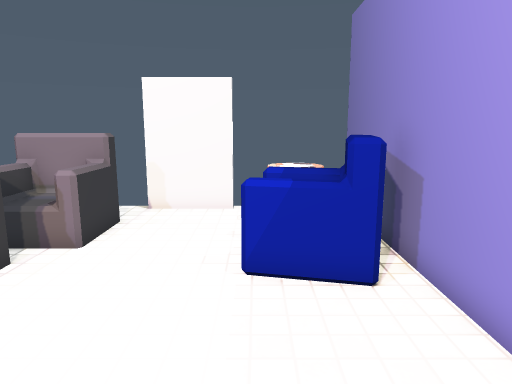
View 1 (above)

17 first-person views from a walk through a scene from a Unity 3-D project. The camera is 1.4 m above the floor, tilts 10° down and sees 70° across. The floor is counted in squares, 0.5 m on a side. Each view is taken from the middle of a square. On the plan, view 1 faces up. The plan holds only what a view shows up to about 20 squares ahead; the rest is blank. The player character is not drawn. Some surface patterns are stand-ins.

View 2
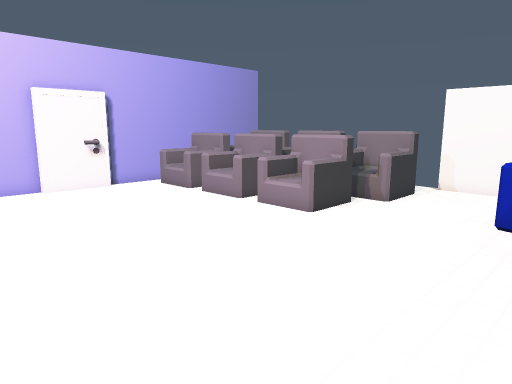

View 3
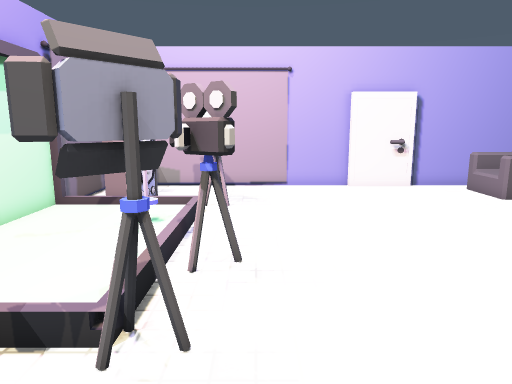

View 4
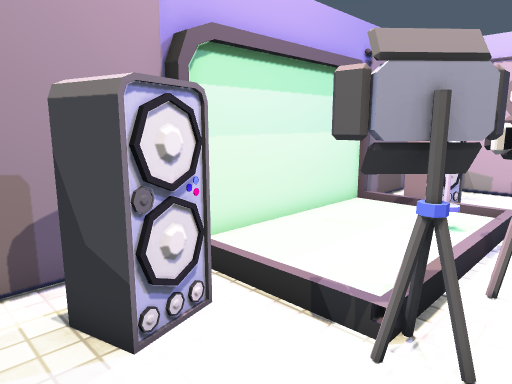

View 5
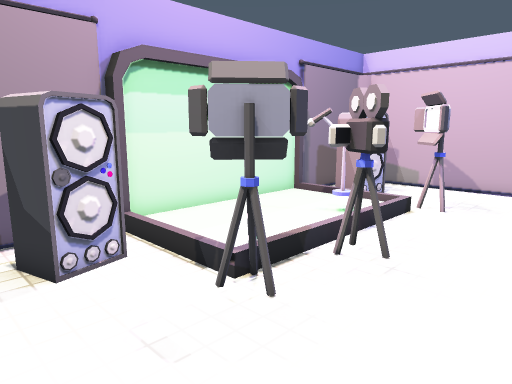

View 6
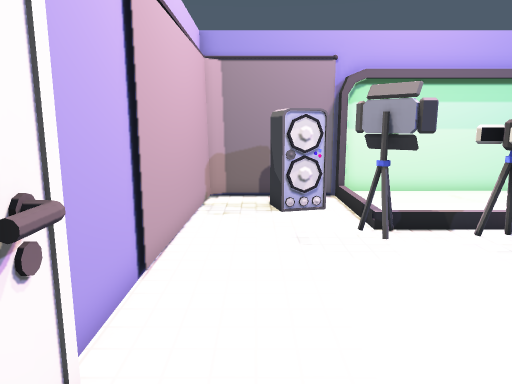

View 7
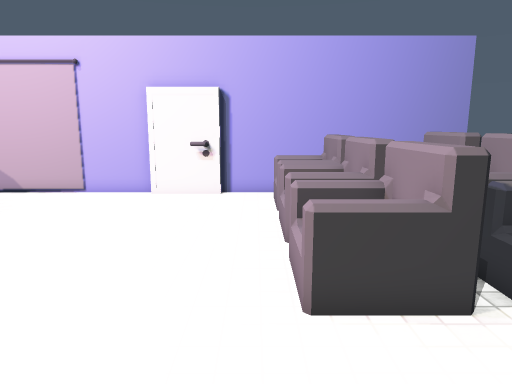

View 8
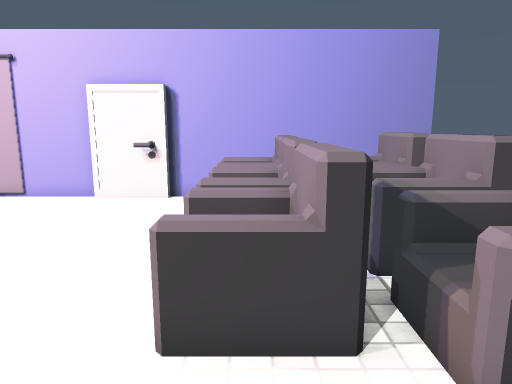

View 9
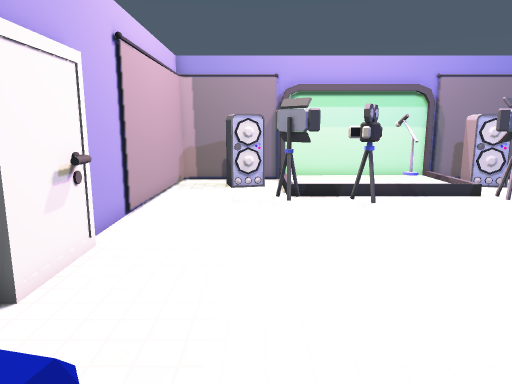

View 10
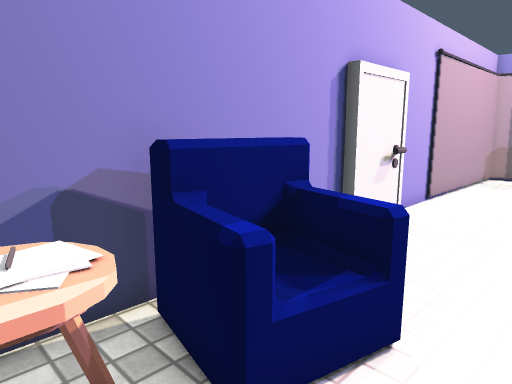

View 11
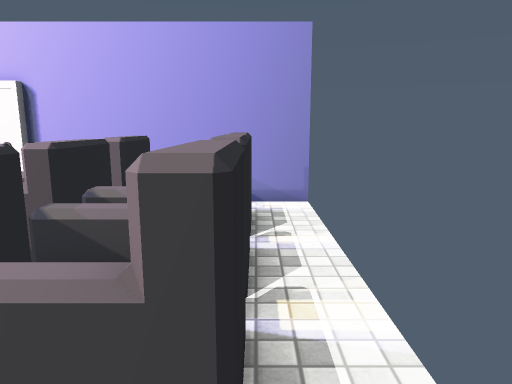

View 12
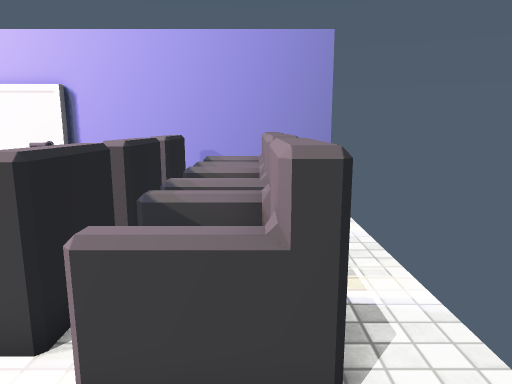

View 13
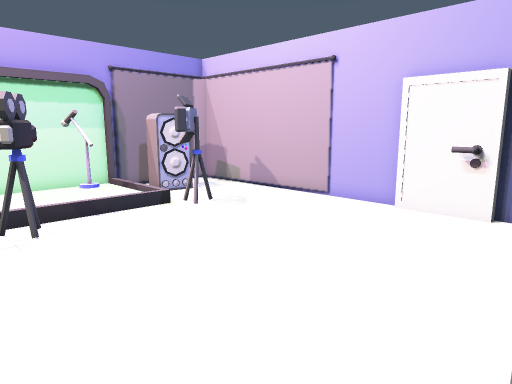

View 14
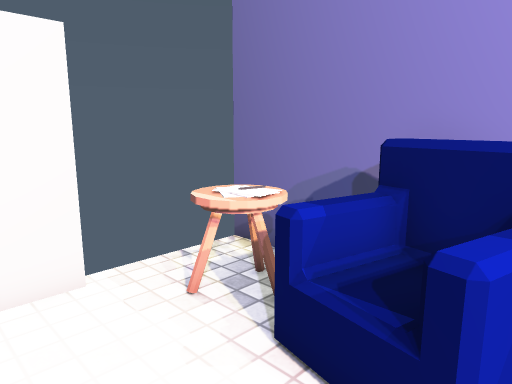

View 15
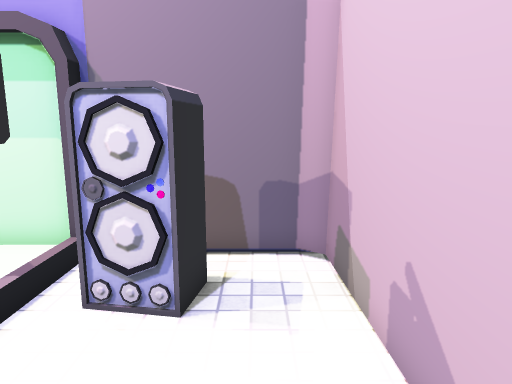

View 16
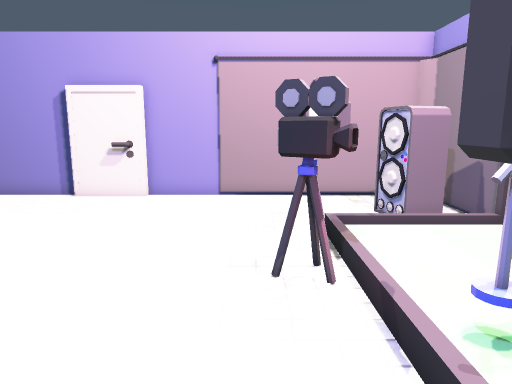

View 17
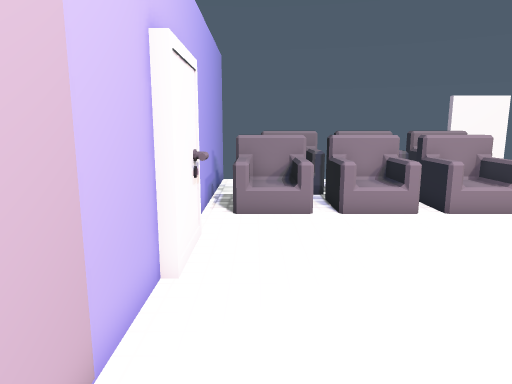

### Floor plan
Key: @ floor where view 1 was taken; # wall or solid block; x gap in a wall; . floor; / step, stairs or slope; = window, fence, low wall or low ledge; v drop or lower ground; O other object.
Columns run from 16 left of view 1 to 3 right of it. Each row starts with its distance up from view 1.
 13  #          ####   #
 12  #..........==== ..#
 11   ...##.##..x...OOO#
 10    OO#OO##OO=...OOO#
  9 ###O =O =.OO=....=.#
  8 ##=# .. ...#=....O=#
  7 ##=OvOOO.OO=....=O=#
  6 ##OOvOOOvOOv....===#
  5 #=OO==O==OO=.......#
  4 #..................#
  3 #..................#
  2 ##.................#
  1 ##.................#
  0 ##..............@..#
 -1 #..................#
 -2 #..................#
 -3 #..................#
 -4 #..................#
 -5 #..................#
 -6 #....#/...##/##....#
 -7 #....#////##/##....#
 -8 #...../.#..........#
 -9 #..###/.#......##..#
-10 #..###/.......###..#
-11 ##..## .......###..#
-12 ####################

Positions as (right, up) in squares from view 1, and headings:
1: (0, 0), facing up
2: (2, -5), facing up-left
3: (2, -5), facing left
4: (2, -5), facing down-left
5: (2, -2), facing down-left
6: (1, 3), facing down
7: (0, 4), facing left
8: (-1, 6), facing left
9: (-1, 8), facing down
10: (-2, 11), facing down-right
11: (-2, 11), facing left
12: (-1, 10), facing left
13: (-3, 5), facing down-left
14: (-3, 6), facing up-right
15: (-14, -4), facing down
16: (-12, -5), facing right
17: (-14, -7), facing up
